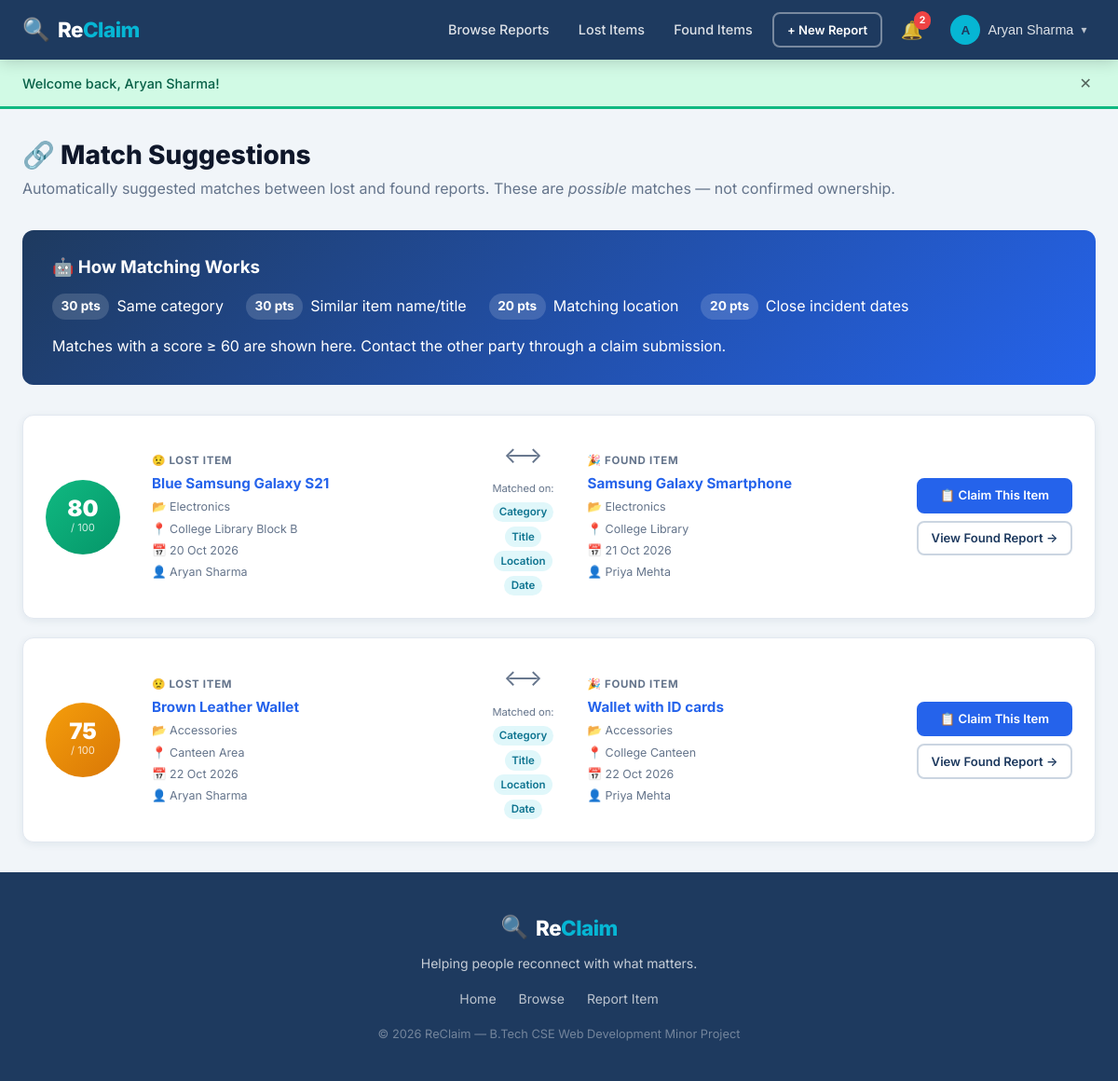
The page /matches.php (signed in) on the database its author committed.
### tables this page shows
CREATE TABLE IF NOT EXISTS matches (
    id             INT UNSIGNED    NOT NULL AUTO_INCREMENT,
    lost_id        INT UNSIGNED    NOT NULL,
    found_id       INT UNSIGNED    NOT NULL,
    score          TINYINT UNSIGNED NOT NULL DEFAULT 0,
    matched_fields JSON            DEFAULT NULL,    
    status         ENUM('pending','confirmed','dismissed') NOT NULL DEFAULT 'pending',
    created_at     TIMESTAMP       NOT NULL DEFAULT CURRENT_TIMESTAMP,
    PRIMARY KEY    (id),
    UNIQUE KEY     uq_match (lost_id, found_id),
    KEY idx_score  (score),
    KEY idx_status (status),
    CONSTRAINT fk_match_lost  FOREIGN KEY (lost_id)  REFERENCES reports (id) ON DELETE CASCADE,
    CONSTRAINT fk_match_found FOREIGN KEY (found_id) REFERENCES reports (id) ON DELETE CASCADE
);

CREATE TABLE IF NOT EXISTS reports (
    id            INT UNSIGNED    NOT NULL AUTO_INCREMENT,
    user_id       INT UNSIGNED    NOT NULL,
    type          ENUM('lost','found') NOT NULL,
    title         VARCHAR(200)    NOT NULL,
    category      VARCHAR(100)    NOT NULL,
    description   TEXT            DEFAULT NULL,
    location      VARCHAR(200)    DEFAULT NULL,
    incident_date DATE            NOT NULL,
    status        ENUM('open','claimed','resolved','closed') NOT NULL DEFAULT 'open',
    image_path    VARCHAR(500)    DEFAULT NULL,
    is_deleted    TINYINT(1)      NOT NULL DEFAULT 0,
    created_at    TIMESTAMP       NOT NULL DEFAULT CURRENT_TIMESTAMP,
    updated_at    TIMESTAMP       NOT NULL DEFAULT CURRENT_TIMESTAMP ON UPDATE CURRENT_TIMESTAMP,
    PRIMARY KEY   (id),
    KEY idx_user_id     (user_id),
    KEY idx_type        (type),
    KEY idx_status      (status),
    KEY idx_category    (category),
    KEY idx_incident_date (incident_date),
    KEY idx_is_deleted  (is_deleted),
    CONSTRAINT fk_reports_user FOREIGN KEY (user_id) REFERENCES users (id) ON DELETE CASCADE
);

CREATE TABLE IF NOT EXISTS users (
    id           INT UNSIGNED    NOT NULL AUTO_INCREMENT,
    name         VARCHAR(100)    NOT NULL,
    email        VARCHAR(150)    NOT NULL,
    password_hash VARCHAR(255)   NOT NULL,
    role         ENUM('user','admin') NOT NULL DEFAULT 'user',
    phone        VARCHAR(30)     DEFAULT NULL,
    created_at   TIMESTAMP       NOT NULL DEFAULT CURRENT_TIMESTAMP,
    updated_at   TIMESTAMP       NOT NULL DEFAULT CURRENT_TIMESTAMP ON UPDATE CURRENT_TIMESTAMP,
    PRIMARY KEY  (id),
    UNIQUE KEY   uq_email (email)
);

### includes/functions.php (called while the page is built, shortened)
<?php
function h(string $str): string {
    return htmlspecialchars($str, ENT_QUOTES | ENT_HTML5, 'UTF-8');
}

### includes/auth.php (called while the page is built, shortened)
<?php
function current_user_id(): ?int {
    return isset($_SESSION['user_id']) ? (int) $_SESSION['user_id'] : null;
}

### matches.php (the view, shortened to what this page needs)
<?php
require_once __DIR__ . '/includes/auth.php';
require_once __DIR__ . '/includes/functions.php';
require_once __DIR__ . '/config/db.php';
$sql = "SELECT m.*,
           lr.id AS lost_id, lr.title AS lost_title, lr.category AS lost_category, lr.location AS lost_location,
           lr.incident_date AS lost_date, lr.user_id AS lost_owner,
           fr.id AS found_id, fr.title AS found_title, fr.category AS found_category, fr.location AS found_location,
           fr.incident_date AS found_date, fr.user_id AS found_owner,
           fr.image_path AS found_image,
           lu.name AS lost_owner_name, fu.name AS found_owner_name
        FROM matches m
        JOIN reports lr ON lr.id = m.lost_id
        JOIN reports fr ON fr.id = m.found_id
        JOIN users lu ON lu.id = lr.user_id
        JOIN users fu ON fu.id = fr.user_id
        WHERE (lr.user_id = ? OR fr.user_id = ?) AND m.status = 'pending'";
$params = [current_user_id(), current_user_id()];
$sql .= ' ORDER BY m.score DESC';
$stmt = $pdo->prepare($sql);
$stmt->execute($params);
$matches = $stmt->fetchAll();
require_once __DIR__ . '/includes/header.php';
?>
<div class="container page-container">
    <div class="page-header">
        <h1 class="page-title">🔗 Match Suggestions</h1>
        <p class="page-subtitle">
            Automatically suggested matches between lost and found reports.
            These are <em>possible</em> matches — not confirmed ownership.
        </p>
    </div>
    <div class="info-callout">
        <h3>🤖 How Matching Works</h3>
        <div class="score-breakdown">
            <div class="score-item"><span class="score-pts">30 pts</span><span>Same category</span></div>
            <div class="score-item"><span class="score-pts">30 pts</span><span>Similar item name/title</span></div>
            <div class="score-item"><span class="score-pts">20 pts</span><span>Matching location</span></div>
            <div class="score-item"><span class="score-pts">20 pts</span><span>Close incident dates</span></div>
        </div>
        <p>Matches with a score ≥ 60 are shown here. Contact the other party through a claim submission.</p>
    </div>
    <?php if (empty($matches)): ?>
        <div class="empty-state">
            <div class="empty-icon">🔍</div>
            <h3>No matches yet</h3>
            <p>Matches are automatically found when you submit a report. Make sure your report has
               complete details (category, location, date) for better matching.</p>
            <a href="report-create.php" class="btn btn-primary">+ Create a Report</a>
        </div>
    <?php else: ?>
        <div class="matches-list">
            <?php foreach ($matches as $m): ?>
            <div class="match-detail-card">
                <div class="match-score-large <?= $m['score'] >= 80 ? 'score-high' : ($m['score'] >= 60 ? 'score-medium' : 'score-low') ?>">
                    <span class="score-number"><?= $m['score'] ?></span>
                    <span class="score-label">/ 100</span>
                </div>
                <div class="match-side match-lost">
                    <div class="match-side-label">😟 Lost Item</div>
                    <h4><a href="report-view.php?id=<?= $m['lost_id'] ?>"><?= h($m['lost_title']) ?></a></h4>
                    <div class="match-side-meta">
                        <span>📂 <?= h($m['lost_category']) ?></span>
                        <span>📍 <?= h($m['lost_location'] ?: 'N/A') ?></span>
                        <span>📅 <?= date('d M Y', strtotime($m['lost_date'])) ?></span>
                        <span>👤 <?= h($m['lost_owner_name']) ?></span>
                    </div>
                </div>
                <div class="match-divider">
                    <span class="match-arrow">⟷</span>
                    <?php
                    $fields = json_decode($m['matched_fields'] ?? '[]', true) ?: [];
                    ?>
                    <div class="matched-on">
                        <span class="matched-label">Matched on:</span>
                        <?php foreach ($fields as $f): ?>
                            <span class="match-field-tag"><?= h(ucfirst($f)) ?></span>
                        <?php endforeach; ?>
                    </div>
                </div>
                <div class="match-side match-found">
                    <div class="match-side-label">🎉 Found Item</div>
                    <h4><a href="report-view.php?id=<?= $m['found_id'] ?>"><?= h($m['found_title']) ?></a></h4>
                    <div class="match-side-meta">
                        <span>📂 <?= h($m['found_category']) ?></span>
                        <span>📍 <?= h($m['found_location'] ?: 'N/A') ?></span>
                        <span>📅 <?= date('d M Y', strtotime($m['found_date'])) ?></span>
                        <span>👤 <?= h($m['found_owner_name']) ?></span>
                    </div>
                </div>
                <div class="match-card-actions">
                    <?php if ($m['found_owner'] !== current_user_id()): ?>
                        <?php
                        $cs = $pdo->prepare('SELECT id FROM claims WHERE report_id=? AND claimant_id=?');
                        $cs->execute([$m['found_id'], current_user_id()]);
                        $hasClaim = $cs->fetch();
                        ?>
                        <?php if (!$hasClaim): ?>
                            <a href="claim-create.php?report_id=<?= $m['found_id'] ?>" class="btn btn-primary btn-sm">
                                📋 Claim This Item
                            </a>
                        <?php else: ?>
                            <span class="badge badge-info">Claim Submitted</span>
                        <?php endif; ?>
                    <?php endif; ?>
                    <a href="report-view.php?id=<?= $m['found_id'] ?>" class="btn btn-outline btn-sm">
                        View Found Report →
                    </a>
                </div>
            </div>
            <?php endforeach; ?>
        </div>
    <?php endif; ?>
</div>
<?php require_once __DIR__ . '/includes/footer.php'; ?>

### css/style.css (style rules this page uses)
:root { --primary: #1e3a5f; --primary-light: #2563eb; --primary-hover: #1d4ed8; --accent: #06b6d4; --accent-light: #e0f7fa; --success: #10b981; --success-light: #d1fae5; --warning: #f59e0b; --warning-light: #fef3c7; --danger: #ef4444; --danger-light: #fee2e2; --info: #3b82f6; --info-light: #dbeafe; --bg: #f1f5f9; --bg-alt: #e8edf5; --card-bg: #ffffff; --nav-bg: #1e3a5f; --text: #0f172a; --text-muted: #64748b; --text-light: #94a3b8; --border: #e2e8f0; --border-dark: #cbd5e1; --font: 'Inter', -apple-system, BlinkMacSystemFont, 'Segoe UI', sans-serif; --font-mono: 'Fira Code', 'Courier New', monospace; --radius: 12px; --radius-sm: 8px; --radius-lg: 20px; --shadow-sm: 0 1px 3px rgba(0,0,0,.08), 0 1px 2px rgba(0,0,0,.05); --shadow: 0 4px 16px rgba(0,0,0,.10); --shadow-lg: 0 12px 40px rgba(0,0,0,.15); --shadow-card: 0 2px 8px rgba(30,58,95,.08); --transition: all .22s cubic-bezier(.4,0,.2,1); }
*, *::before, *::after { box-sizing: border-box; margin: 0; padding: 0; }
html { scroll-behavior: smooth; font-size: 16px; }
body { font-family: var(--font); background: var(--bg); color: var(--text); line-height: 1.6; min-height: 100vh; display: flex; flex-direction: column; }
a { color: var(--primary-light); text-decoration: none; transition: var(--transition); }
h1,h2,h3,h4,h5 { font-weight: 700; line-height: 1.25; color: var(--text); }
.container { max-width: 1200px; margin: 0 auto; padding: 0 1.5rem; }
.page-container { padding: 2rem 1.5rem; }
.btn { display: inline-flex; align-items: center; justify-content: center; gap: .4rem; padding: .6rem 1.25rem; border-radius: var(--radius-sm); font-size: .9rem; font-weight: 600; cursor: pointer; transition: var(--transition); text-decoration: none; border: 2px solid transparent; white-space: nowrap; }
.btn-primary { background: var(--primary-light); color: #fff; border-color: var(--primary-light); }
.btn-outline { background: transparent; color: var(--primary); border-color: var(--border-dark); }
.btn-sm { padding: .4rem .85rem; font-size: .82rem; }
.page-header { margin-bottom: 2rem; }
.page-title { font-size: 1.75rem; font-weight: 800; margin-bottom: .35rem; }
.page-subtitle { color: var(--text-muted); }
.match-field-tag { background: var(--accent-light); color: #0e7490; font-size: .72rem; font-weight: 600; padding: .1rem .45rem; border-radius: 99px; }
.info-callout { background: linear-gradient(135deg, var(--primary) 0%, var(--primary-light) 100%); color: #fff; border-radius: var(--radius); padding: 1.75rem 2rem; margin-bottom: 2rem; }
.info-callout h3 { margin-bottom: 1rem; color: #fff; }
.score-breakdown { display: flex; gap: 1.5rem; margin-bottom: 1rem; flex-wrap: wrap; }
.score-item { display: flex; align-items: center; gap: .5rem; }
.score-pts { background: rgba(255,255,255,.15); padding: .2rem .6rem; border-radius: 99px; font-weight: 700; font-size: .85rem; }
.matches-list { display: flex; flex-direction: column; gap: 1.25rem; }
.match-detail-card { display: grid; grid-template-columns: 90px 1fr 90px 1fr auto; gap: 1rem; align-items: center; background: var(--card-bg); border: 1px solid var(--border); border-radius: var(--radius); padding: 1.5rem; box-shadow: var(--shadow-card); }
.match-score-large { width: 80px; height: 80px; border-radius: 50%; display: flex; flex-direction: column; align-items: center; justify-content: center; color: #fff; flex-shrink: 0; }
.score-high { background: linear-gradient(135deg, var(--success), #059669); }
.score-medium { background: linear-gradient(135deg, var(--warning), #d97706); }
.score-number { font-size: 1.5rem; font-weight: 900; line-height: 1; }
.score-label { font-size: .7rem; opacity: .8; }
.match-side { padding: 0 .5rem; }
.match-side-label { font-size: .72rem; font-weight: 700; text-transform: uppercase; letter-spacing: .06em; color: var(--text-muted); margin-bottom: .35rem; }
.match-side h4 { font-size: .95rem; font-weight: 700; margin-bottom: .4rem; }
.match-side-meta { display: flex; flex-direction: column; gap: .2rem; font-size: .78rem; color: var(--text-muted); }
.match-divider { text-align: center; }
.match-arrow { font-size: 1.5rem; color: var(--text-muted); display: block; margin-bottom: .5rem; }
.matched-on { display: flex; flex-direction: column; align-items: center; gap: .3rem; }
.matched-label { font-size: .7rem; color: var(--text-muted); }
.match-card-actions { display: flex; flex-direction: column; gap: .5rem; }

### rows shown on the page
matches: score "80", lost.title "Blue Samsung Galaxy S21", lost.category "Electronics", lost.location "College Library Block B", lost.incident_date "20 Oct 2026", users.name "Aryan Sharma", matched_fields "Category", matched_fields "Title", matched_fields "Location", matched_fields "Date", found.title "Samsung Galaxy Smartphone", found.category "Electronics", found.location "College Library", found.incident_date "21 Oct 2026", users.name "Priya Mehta"
matches: score "75", lost.title "Brown Leather Wallet", lost.category "Accessories", lost.location "Canteen Area", lost.incident_date "22 Oct 2026", users.name "Aryan Sharma", matched_fields "Category", matched_fields "Title", matched_fields "Location", matched_fields "Date", found.title "Wallet with ID cards", found.category "Accessories", found.location "College Canteen", found.incident_date "22 Oct 2026", users.name "Priya Mehta"

### other values the page prints
$unreadCount "2"
substr(current_user_name(), 0, 1) "A"
current_user_name() "Aryan Sharma"
$flash['message'] "Welcome back, Aryan Sharma!"
